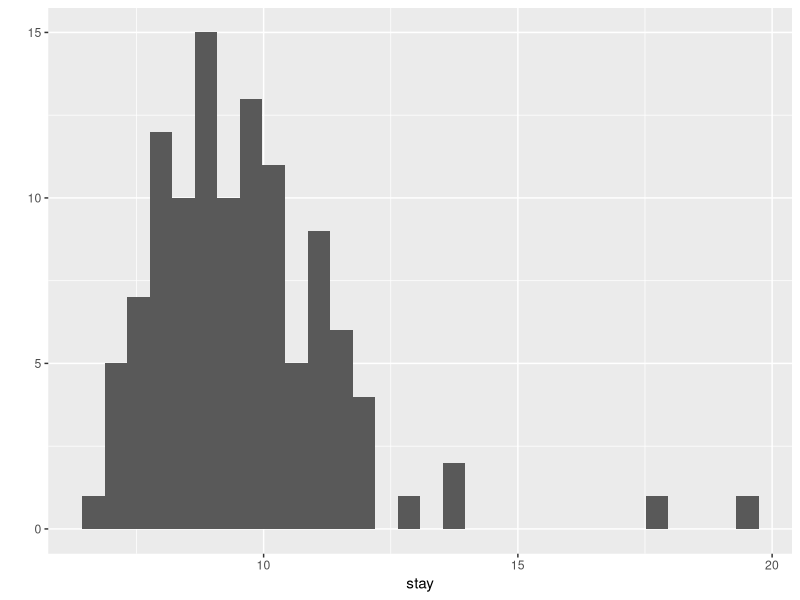
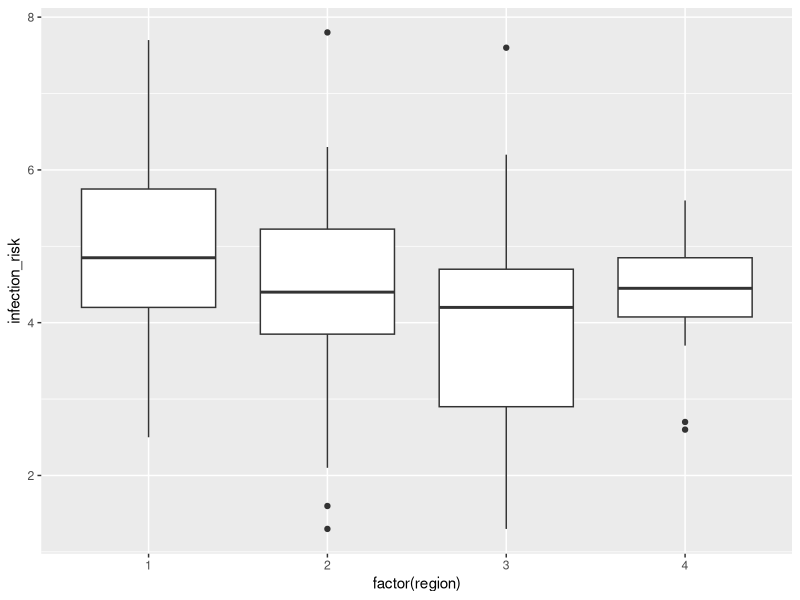
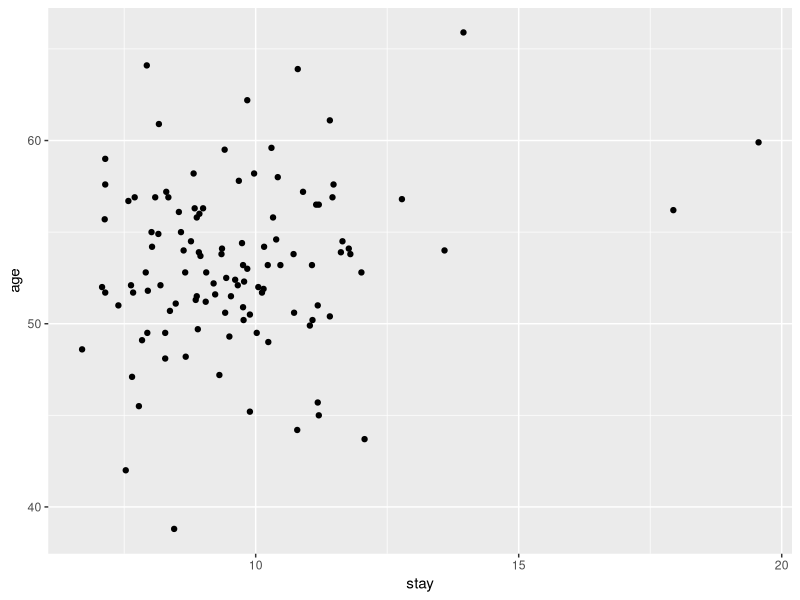

The R script that drew these images, in order:
## ---- chunk 1
# url <- "C:\Programming\R stuff\hospital.csv"
hospital <- read.csv(file="hospital.csv", header=TRUE, sep=",")

mean(hospital$stay)
median(hospital$stay)
sd(hospital$stay)
stats::IQR(hospital$stay)
quantile(hospital$stay)

mean(hospital$infection_risk)
median(hospital$infection_risk)
sd(hospital$infection_risk)
IQR(hospital$infection_risk)
quantile(hospital$infection_risk)

mean(hospital$age)
median(hospital$age)
sd(hospital$age)
IQR(hospital$age)
quantile(hospital$age)

mean(hospital$xray)
median(hospital$xray)
sd(hospital$xray)
IQR(hospital$xray)
quantile(hospital$xray)

mean(hospital$beds)
median(hospital$beds)
sd(hospital$beds)
IQR(hospital$beds)
quantile(hospital$beds)

mean(hospital$region)
median(hospital$region)
sd(hospital$region)
IQR(hospital$region)
quantile(hospital$region)

mean(hospital$nurses)
median(hospital$nurses)
sd(hospital$nurses)
IQR(hospital$nurses)
quantile(hospital$nurses)
## ---- chunk 2
dplyr::summarise(dplyr::group_by(hospital, region), mn=mean(infection_risk))
## ---- chunk 3
dplyr::summarise(dplyr::group_by(hospital, region), sd=sd(infection_risk))
## ---- chunk 4
ggplot2::qplot(stay, data=hospital, geom="histogram")
## ---- chunk 5
ggplot2::qplot(factor(region), infection_risk, data=hospital, geom="boxplot")
## ---- chunk 6
ggplot2::qplot(stay, age, data=hospital)
## ---- chunk 7
table <- data.frame(x=1:5, y=1:5, z=1:5)
test_string = "puppy dogs"
num_vector <- 1:5
x <- 3:7
test_vector <- x

list(a=table, b=test_string, c=num_vector, d=test_vector)
## ---- chunk 8
x <- 3:7
out <- rep(NA, length(x))
for (i in seq_along(x)) {
  out[i] <- x[i]+1
}
## ---- chunk 9
table$x+1
## ---- chunk 10
number10 <- sample(10, 100, replace = TRUE)
## ---- chunk 11
num_greater_than_7 <- number10 > 7
num_greater_than_7
## ---- chunk 12
num_greater_than_7[number10>7] # was told x[x > 2] was basically the answer
## ---- chunk 13
sum(number10 > 7)/sum(number10)
